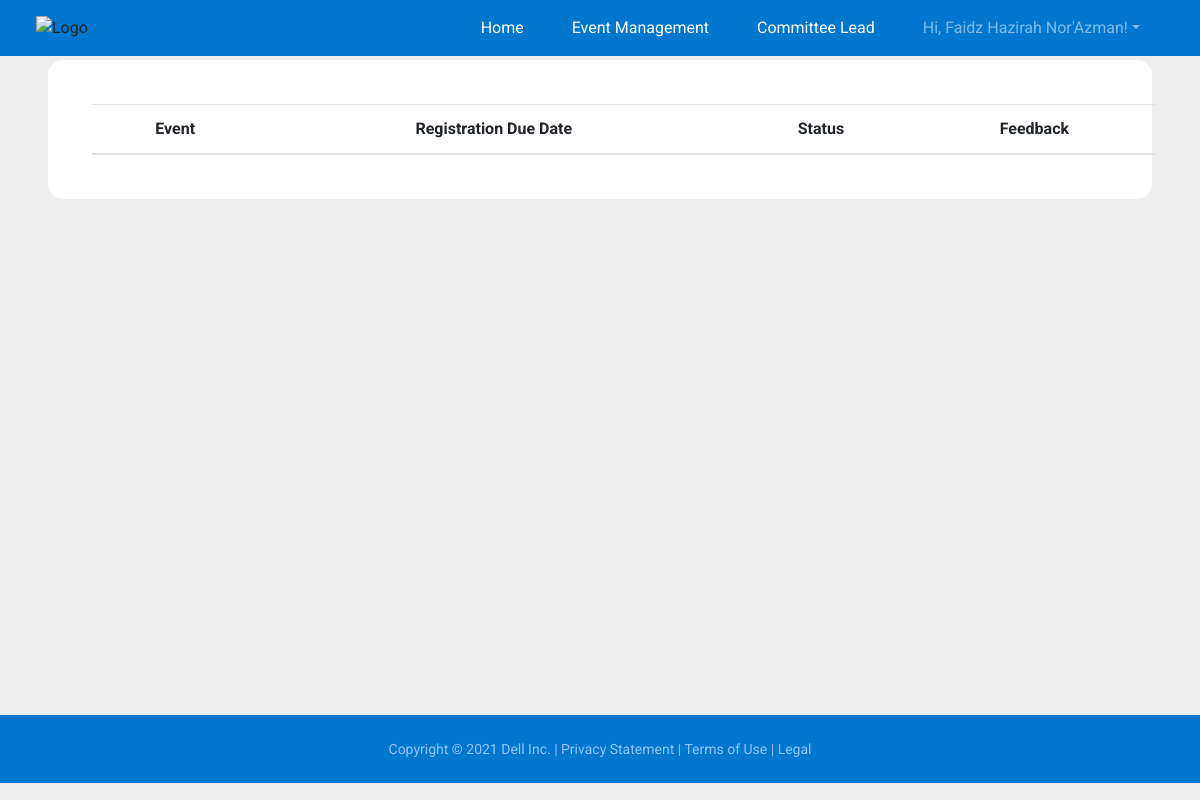
/app/event_management (signed in), run on an earlier commit of the app's database.
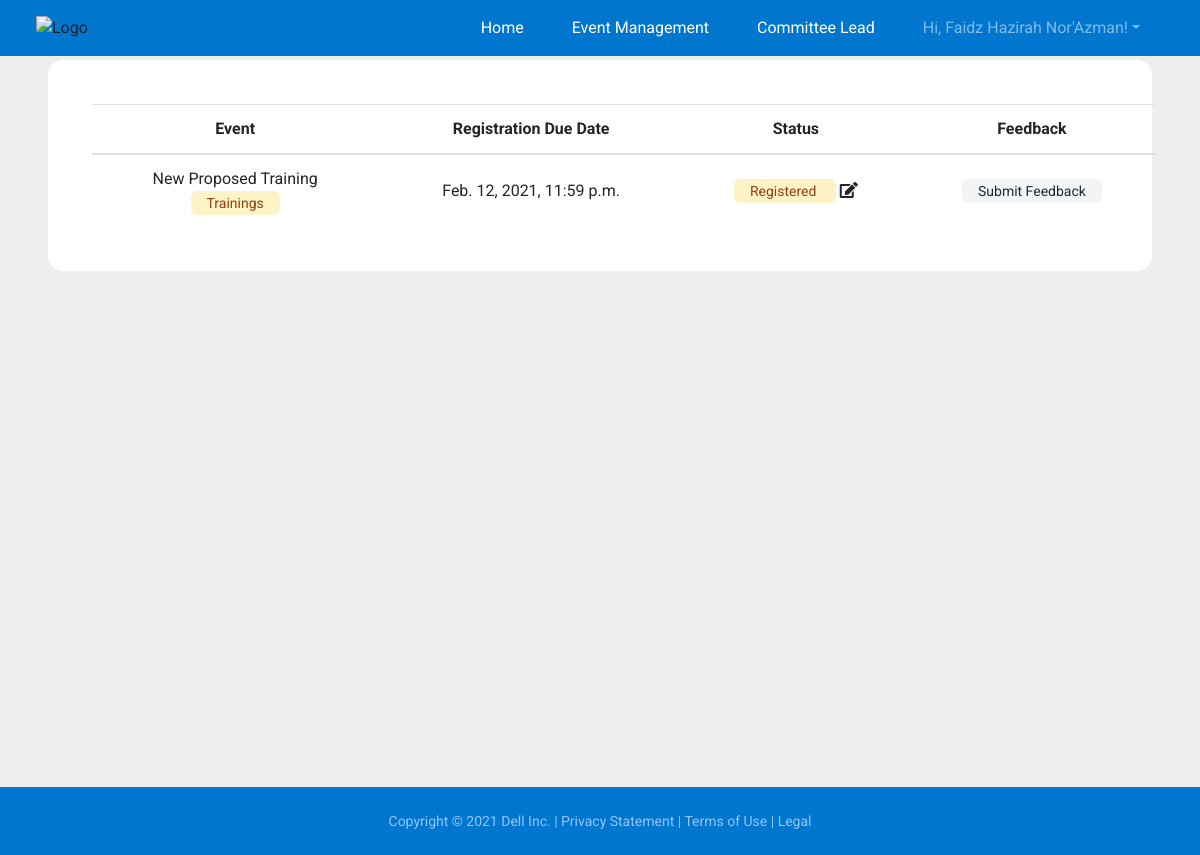
And on a later commit of the database.
### main/models.py (models this page shows, shortened)
class Registration(models.Model):
    participant_fk = models.ForeignKey(
        settings.AUTH_USER_MODEL,
        on_delete=models.CASCADE
    )
    event_fk = models.ForeignKey(
        'main.Event',
        on_delete=models.CASCADE
    )
    status_fk = models.ForeignKey(
        'main.Status',
        on_delete=models.CASCADE,
        default=''
    )

class Event(models.Model):
    name = models.CharField(max_length=100)
    category = models.ForeignKey(
        'main.Category',
        on_delete=models.CASCADE
    )
    start_datetime = models.DateTimeField(null=True, blank=True)
    end_datetime = models.DateTimeField(null=True, blank=True)
    reg_due_datetime = models.DateTimeField(null=True, blank=True)
    virtual = models.BooleanField(default=False)
    description = models.TextField(max_length=1000)
    venue_platform = models.CharField(max_length=100, default='Not Set')
    prog_mgr = models.ManyToManyField(settings.AUTH_USER_MODEL, related_name="prog_mgr")
    comm_lead = models.ManyToManyField(settings.AUTH_USER_MODEL)
    speaker = models.CharField(max_length=100, default='Not Set')
    status_fk = models.ForeignKey(
        'main.Status',
        on_delete=models.CASCADE,
        default=''
    )
    img_url = models.CharField(max_length=5000)

class Category(models.Model):
    name = models.CharField(max_length=50)

class Status(models.Model):
    name = models.CharField(max_length=50)

### main/views.py (the view)
# urls.py: path('event_management', views.pt_event_mngt, name="pt_event_mngt"),
@login_required(login_url='login')
def pt_event_mngt(request):
    if request.method == 'POST':
        return redirect('pt_event_mngt')
    else:
        context = {
            'event_reg': Registration.objects.filter(participant_fk=Account.objects.get(email=request.user.email))
        }
        return render(request, 'pt_event_mngt.html', context)

### main/templates/pt_event_mngt.html (shortened to what this page needs)
{% extends "user_base.html" %}
{% load static %}
    {% block body %}
    <section>
        <table id="event_management" class="table m-6 divide-y divide-gray-200 align-middle" style="width:100%">
            <thead>
                <tr>
                    <th>Event</th>
                    <th>Registration Due Date</th>
                    <th>Status</th>
                    <th>Feedback</th>
                </tr>
            </thead>
            <tbody>
                {% for reg in event_reg %}
                {% if reg.status_fk.name == 'Registered' or reg.status_fk.name == 'Attended' or reg.status_fk.name == 'Postponed' %}
                <tr>
                    <td class="row-center">
                        <div>
                            {{ reg.event_fk.name }}
                        </div>
                        {% if reg.event_fk.category.name == 'Trainings' %}
                        <span class="text-sm rounded-md bg-yellow-100 text-yellow-800 px-3 py-1">
                            {{ reg.event_fk.category.name }}
                        </span>
                        {% elif reg.event_fk.category.name == 'Social Hangouts' %}
                        <span class="text-sm rounded-md bg-indigo-100 text-indigo-800 px-3 py-1">
                            {{ reg.event_fk.category.name }}
                        </span>
                        {% elif reg.event_fk.category.name == 'Volunteering' %}
                        <span class="text-sm rounded-md bg-green-100 text-green-800 px-3 py-1">
                            {{ reg.event_fk.category.name }}
                        </span>
                        {% elif reg.event_fk.category.name == 'Summits' %}
                        <span class="text-sm rounded-md bg-red-100 text-red-800 px-3 py-1">
                            {{ reg.event_fk.category.name }}
                        </span>
                        {% endif %}
                    </td>
                    <td class="row-center">{{ reg.event_fk.reg_due_datetime }}</td>
                    <td class="row-center">
                        {% if reg.status_fk.name == 'Attended' %}
                        <span
                            class="text-sm rounded-md bg-green-100 text-green-800 px-3 py-1">
                            {{ reg.status_fk.name }}
                        </span>
                        {% else %}
                        <span
                            class="text-sm rounded-md bg-yellow-100 text-yellow-800 px-3 py-1">
                            {{ reg.status_fk.name }}
                        </span>
                        <a id="pt-event-status-modal-pop" style="cursor: pointer;"
                            data-url="{% url 'pt_event_status_modal' reg.id %}" title="Edit Status"><i
                                class="fas fa-edit ml-1"></i>
                        </a>
                        {% endif %}
                    </td>
                    <td class="row-center">
                        {% if reg.status_fk.name == 'Attended' or reg.event_fk.status_fk.name == 'Completed' %}
                        <a id="pt-event-feedback-modal-pop" style="cursor: pointer;"
                            data-url="{% url 'pt_event_feedback_modal' reg.id %}"
                            class="hover:no-underline text-sm rounded-md bg-blue-100 text-blue-800 px-3 py-1">Submit
                            Feedback</a>
                        {% else %}
                        <span class="hover:no-underline text-sm rounded-md bg-gray-100 text-gray-800 px-3 py-1">Submit
                            Feedback</span>
                        {% endif %}
                    </td>
                </tr>
                {% endif %}
                {% endfor %}
            </tbody>
        </table>
    </section>
    {% endblock %}
    {% block footer_adjust %}
    <div style="min-height: 61vh;">
    </div>
    {% endblock %}

What changed in the data, as far as the page shows it:
added Registration: event_fk.name "New Proposed Training", event_fk.category.name "Trainings", event_fk.reg_due_datetime "Feb. 12, 2021, 11:59 p.m.", status_fk.name "Registered", shows "Submit Feedback"
